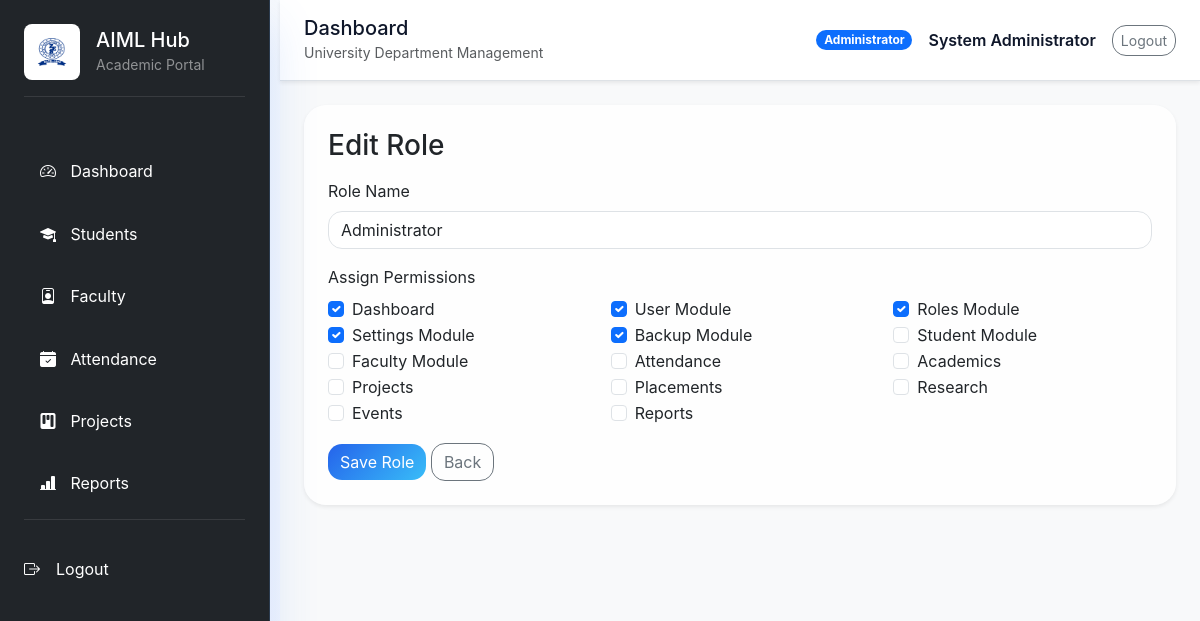
/admin/roles/edit.php?id=1 (signed in), run on the app's committed database.
### tables this page shows
CREATE TABLE IF NOT EXISTS roles (
  id INT AUTO_INCREMENT PRIMARY KEY,
  name VARCHAR(100) NOT NULL,
  created_at TIMESTAMP DEFAULT CURRENT_TIMESTAMP
);

CREATE TABLE IF NOT EXISTS permissions (
  id INT AUTO_INCREMENT PRIMARY KEY,
  slug VARCHAR(100) NOT NULL UNIQUE,
  label VARCHAR(150) NOT NULL
);

### admin/roles/edit.php (the view, shortened to what this page needs)
<?php
require_once __DIR__ . '/../../includes/header_admin.php';
$pdo = getDbConnection();
$id = (int)($_GET['id'] ?? 0);
$permissions = $pdo->query('SELECT * FROM permissions ORDER BY id')->fetchAll();
$roleStmt = $pdo->prepare('SELECT * FROM roles WHERE id = ? LIMIT 1');
$roleStmt->execute([$id]);
$role = $roleStmt->fetch();
$assignedStmt = $pdo->prepare('SELECT permission_id FROM role_permissions WHERE role_id = ?');
$assignedStmt->execute([$id]);
$assigned = array_column($assignedStmt->fetchAll(), 'permission_id');
?>
<div class="card shadow-sm border-0 p-4">
    <h3 class="mb-3">Edit Role</h3>
    <form method="post">
        <div class="mb-3"><label class="form-label">Role Name</label><input type="text" name="name" class="form-control" value="<?= htmlspecialchars($role['name'], ENT_QUOTES, 'UTF-8') ?>" required></div>
        <div class="mb-3">
            <label class="form-label">Assign Permissions</label>
            <div class="row">
                <?php foreach ($permissions as $permission): ?>
                    <div class="col-md-4">
                        <div class="form-check">
                            <input class="form-check-input" type="checkbox" name="permissions[]" value="<?= $permission['id'] ?>" <?= in_array((int)$permission['id'], $assigned, true) ? 'checked' : '' ?>>
                            <label class="form-check-label"><?= htmlspecialchars($permission['label'], ENT_QUOTES, 'UTF-8') ?></label>
                        </div>
                    </div>
                <?php endforeach; ?>
            </div>
        </div>
        <button class="btn btn-primary">Save Role</button>
        <a class="btn btn-outline-secondary" href="list.php">Back</a>
    </form>
</div>
<?php require_once __DIR__ . '/../../includes/footer_admin.php'; ?>

### assets/css/admin.css (style rules this page uses)
html, body { height: 100%; }
body { font-family: 'Inter', 'Poppins', 'Segoe UI', sans-serif; background: linear-gradient(135deg, #f8fafc 0%, #eef2ff 100%); color: #0f172a; overflow-x: hidden; }
html { scroll-behavior: smooth; }
.card { border: none; border-radius: 22px; box-shadow: 0 18px 40px rgba(15, 23, 42, 0.08); background: rgba(255,255,255,0.8); backdrop-filter: blur(18px); }
.btn, .form-control, .form-select { border-radius: 14px; }
.btn-primary { background: linear-gradient(135deg, #2563eb 0%, #38bdf8 100%); border: none; }

### data on the page
roles: name "Administrator"
permissions: id "☑", label "Dashboard"
permissions: id "☑", label "User Module"
permissions: id "☑", label "Roles Module"
permissions: id "☑", label "Settings Module"
permissions: id "☑", label "Backup Module"
permissions: label "Student Module"
permissions: label "Faculty Module"
permissions: label "Attendance"
permissions: label "Academics"
permissions: label "Projects"
permissions: label "Placements"
permissions: label "Research"
permissions: label "Events"
permissions: label "Reports"

### other printed values
$user['role_name'] "Administrator"
$user['full_name'] "System Administrator"
